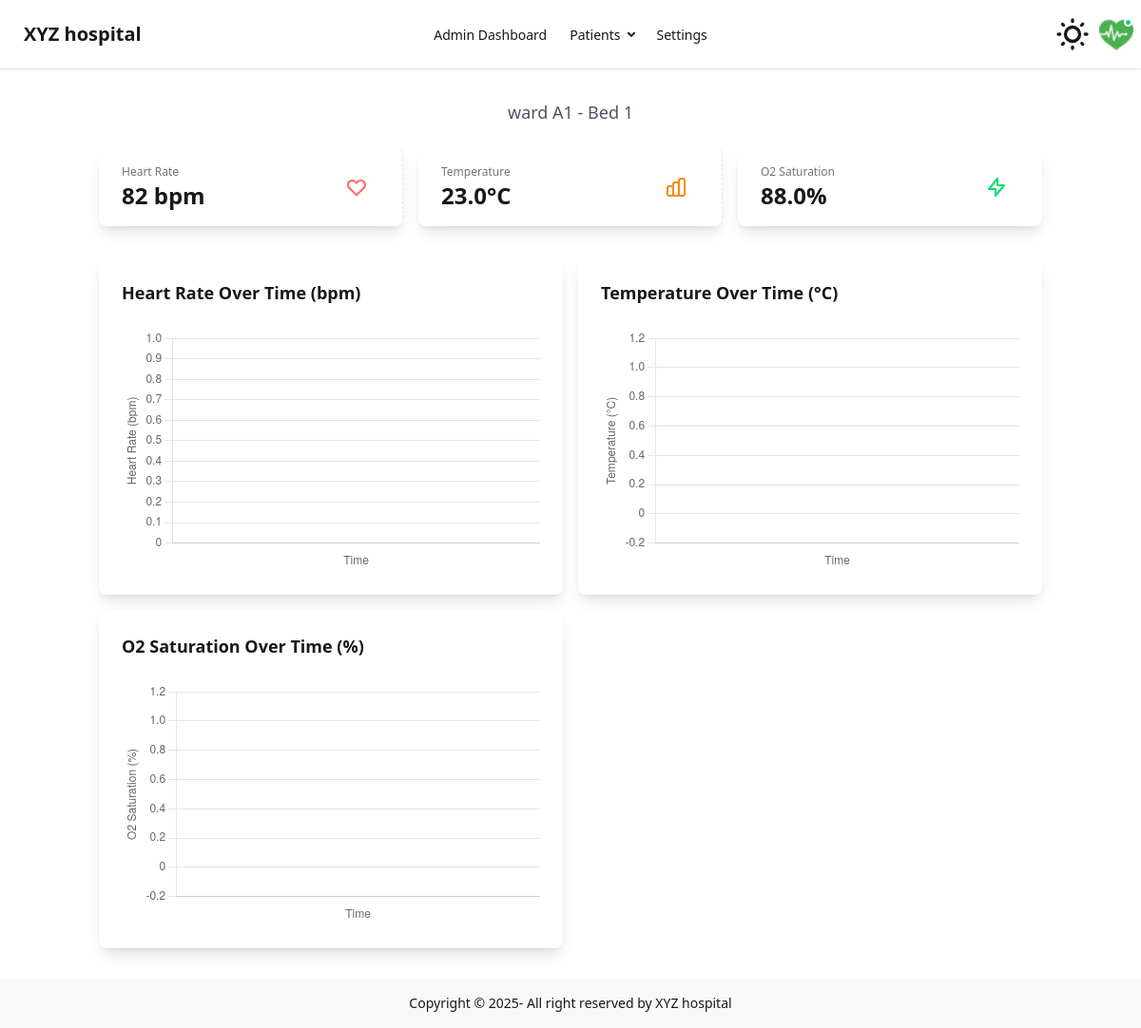
/patient/2/ (signed in), run on an earlier commit of the app's database.
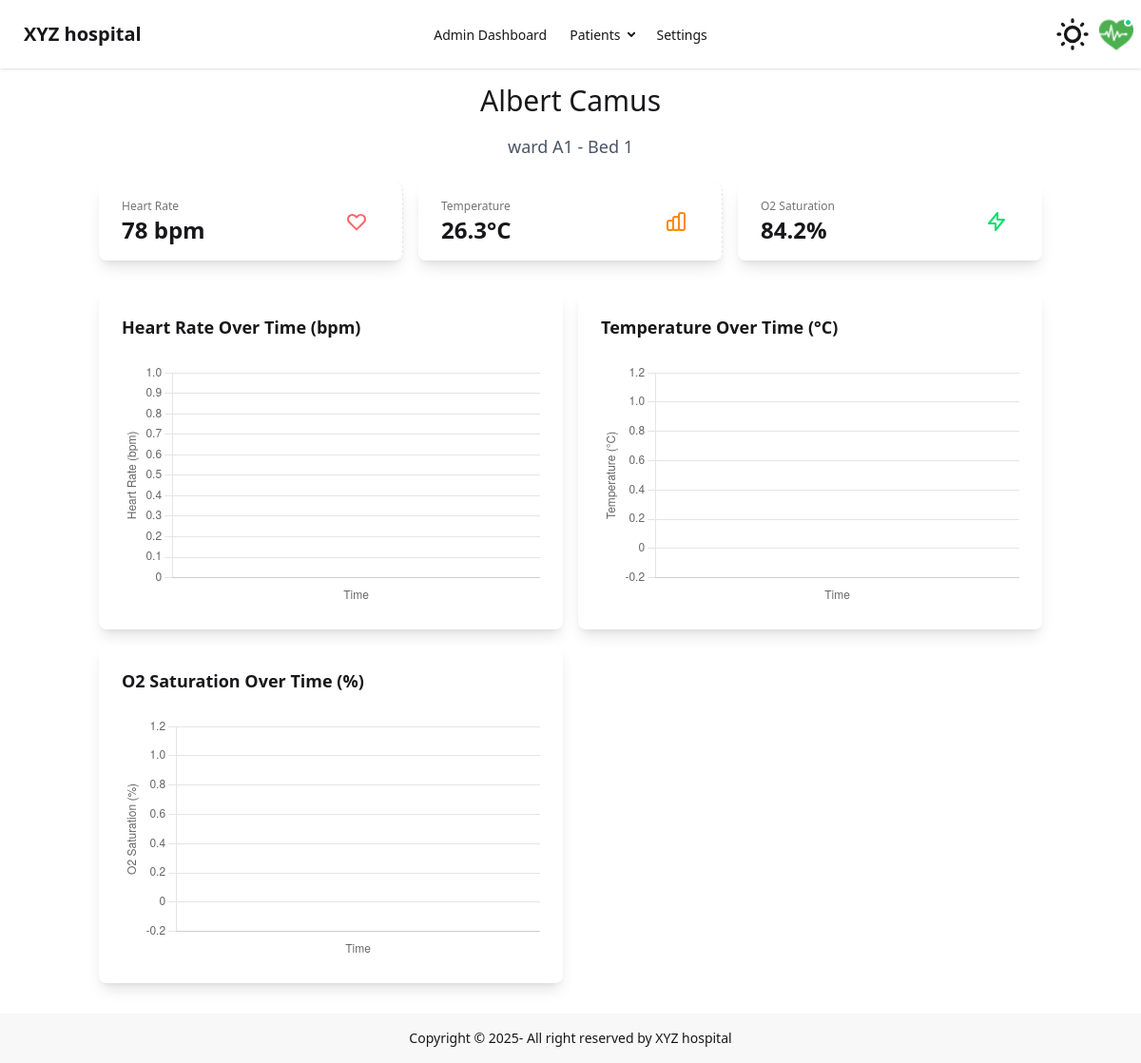
And on a later commit of the database.
### data_management/models.py (models this page shows, shortened)
class Patient(models.Model):
    user = models.OneToOneField(CustomUser, on_delete=models.CASCADE, primary_key=True)
    ward = models.ForeignKey(Ward, on_delete=models.CASCADE, related_name='patients')
    bed = models.OneToOneField(Bed, on_delete=models.SET_NULL, related_name="patient", null=True, blank=True)
    first_admission_date = models.DateField(auto_now_add=True)
    national_id = models.IntegerField(unique=True, null=True, blank=True, help_text="National ID or equivalent identification number")

class Ward(models.Model):
    name = models.CharField(max_length=100, unique=True)
    slug = models.SlugField(max_length=60, unique=True)
    description = models.TextField(max_length=500, null=True, blank=True)
    location = models.CharField(max_length=100, null=True, blank=True)
    microcontroller = models.OneToOneField(
        Microcontroller,
        on_delete=models.SET_NULL,
        null=True,
        blank=True,
        related_name='assigned_ward'
    )

class Bed(models.Model):
    ward = models.ForeignKey(Ward, on_delete=models.CASCADE, related_name="beds")
    bed_number = models.IntegerField()
    microcontroller = models.OneToOneField(
        Microcontroller,
        on_delete=models.SET_NULL,
        null=True,
        blank=True,
        related_name='assigned_bed'
    )
    class Meta:
        constraints = [
            models.UniqueConstraint(fields=["ward", "bed_number"], name="unique_bed_per_ward")
        ]

class PatientVitals(models.Model):
    patient = models.ForeignKey(Patient, on_delete=models.CASCADE)
    temperature = models.FloatField()
    heart_rate = models.IntegerField()
    oxygen_saturation = models.FloatField()
    timestamp = models.DateTimeField(auto_now_add=True)
    class Meta:
        verbose_name_plural = "Patient Vitals"
        ordering = ['-timestamp']

class CustomUser(AbstractUser):
    is_doctor = models.BooleanField(default=False)
    is_patient = models.BooleanField(default=False)
    email = models.EmailField(unique=True, blank=True, null=True)

### data_management/views.py (the view)
# urls.py: path('patient/<int:patient_id>/', views.patient_details, name='patient_detail'),
def patient_details(request, patient_id):
    patient = get_object_or_404(Patient, pk=patient_id)
    latest_vitals = PatientVitals.objects.filter(patient=patient).order_by('-timestamp').first()
    context = {
        'patient': patient,
        'latest_vitals': latest_vitals,
    }
    return render(request, 'data_management/patient.html', context)

### templates/data_management/patient.html (shortened to what this page needs)
{% extends "data_management/layout/base.html" %}
{% block content %}
{% include "data_management/layout/navbar.html" %}
<div class="container mx-auto px-4">
    <div class="flex justify-center items-center text-3xl my-4">
        <h1>{{ patient.user.get_full_name }}</h1>
    </div>
    <div class="text-center mb-6">
        <p class="text-lg text-gray-600">
            {{ patient.ward.name }} -
            {% if patient.bed %}
                Bed {{ patient.bed.bed_number }}
            {% else %}
                No bed assigned
            {% endif %}
        </p>
    </div>
    <div
        hx-get="{% url 'patient-vitals-status' patient_id=patient.pk %}"
        hx-trigger="every 2s"
        hx-swap="innerHTML"
    >
        {% include "data_management/snippets/patient-vitals-status.html" %}
    </div>
    {% include "data_management/snippets/patient-vitals-charts.html" %}
</div>
{% include "data_management/layout/footer.html" %}
{% endblock content %}

### templates/data_management/layout/base.html (shortened to what this page needs)
{% load static %}
<!DOCTYPE html>
<html lang="en">
<head>
    <link rel="stylesheet" href="{% static 'css/styles.css' %}">
</head>
<body class="min-h-screen">
    {% block content %}
    {% endblock content %}
</body>
</html>

### templates/data_management/layout/navbar.html (shortened to what this page needs)
{% load static %}
<div class="navbar shadow-sm bg-base-100">
  <div class="navbar-start">
    <a class="btn btn-ghost text-xl" href="{% url "dashboard" %}">XYZ hospital</a>
  </div>
  <div class="navbar-center hidden lg:flex">
    <ul class="menu menu-horizontal px-1">
      <li><a href="/admin">Admin Dashboard</a></li>
      <li>
        <details class="z-10">
          <summary>Patients</summary>
        </details>
      </li>
      <li><a>Settings</a></li>
    </ul>
  </div>
  <div class="navbar-end">
    <label class="swap swap-rotate m-2">
  <input type="checkbox" class="theme-controller" />
</label>
    {% if request.user.is_authenticated %}
    <div class="avatar avatar-online avatar-placeholder">
     <div class="w-9">
      <img src="{% static "images/heart-with-pulse.png" %}"></img>
    </div>
    </div>
    {% else %}
      <span class="btn btn-link m-4"><a href="/admin">Login</a></span>
     {% endif %}
  </div>
</div>

### templates/data_management/snippets/patient-vitals-status.html (shortened to what this page needs)
<div class="grid grid-cols-1 md:grid-cols-3 gap-4 mb-8">
    {% if latest_vitals %}
    <div class="stat rounded-lg shadow-lg">
        <div class="stat-figure">
            <div class="w-12 h-12 rounded-full flex items-center justify-center text-red-400">
                <svg xmlns="http://www.w3.org/2000/svg" class="h-6 w-6" fill="none" viewBox="0 0 24 24" stroke="currentColor">
                    <path stroke-linecap="round" stroke-linejoin="round" stroke-width="2" d="M4.318 6.318a4.5 4.5 0 000 6.364L12 20.364l7.682-7.682a4.5 4.5 0 00-6.364-6.364L12 7.636l-1.318-1.318a4.5 4.5 0 00-6.364 0z" />
                </svg>
            </div>
        </div>
        <div class="stat-title">Heart Rate</div>
        <div class="stat-value text-2xl">{{ latest_vitals.heart_rate }} bpm</div>
    </div>
    <div class="stat rounded-lg shadow-lg">
        <div class="stat-figure">
            <div class="w-12 h-12 rounded-full flex items-center justify-center text-orange-400">
            </div>
        </div>
        <div class="stat-title">Temperature</div>
        <div class="stat-value text-2xl">{{ latest_vitals.temperature|floatformat:1 }}°C</div>
    </div>
    <div class="stat rounded-lg shadow-lg">
        <div class="stat-figure">
            <div class="w-12 h-12 rounded-full flex items-center justify-center text-green-400">
                <svg xmlns="http://www.w3.org/2000/svg" class="h-6 w-6" fill="none" viewBox="0 0 24 24" stroke="currentColor">
                    <path stroke-linecap="round" stroke-linejoin="round" stroke-width="2" d="M13 10V3L4 14h7v7l9-11h-7z" />
                </svg>
            </div>
        </div>
        <div class="stat-title">O2 Saturation</div>
        <div class="stat-value text-2xl">{{ latest_vitals.oxygen_saturation|floatformat:1 }}%</div>
    </div>
    {% else %}
    <div class="col-span-3 alert alert-warning">
        <span>No vital signs data available for this patient.</span>
    </div>
    {% endif %}
</div>

### templates/data_management/snippets/patient-vitals-charts.html (shortened to what this page needs)
<div class="grid grid-cols-1 lg:grid-cols-2 xl:grid-cols-3 gap-4 mb-8 mt-4">
    <div class="card bg-base-100 shadow-lg">
        <div class="card-body">
            <h3 class="card-title text-lg mb-4">Heart Rate Over Time (bpm)</h3>
            <div class="w-full h-64">
                <canvas id="heartRateChart"></canvas>
            </div>
        </div>
    </div>
    <div class="card bg-base-100 shadow-lg">
        <div class="card-body">
            <h3 class="card-title text-lg mb-4">Temperature Over Time (°C)</h3>
            <div class="w-full h-64">
                <canvas id="temperatureChart"></canvas>
            </div>
        </div>
    </div>
    <div class="card bg-base-100 shadow-lg">
        <div class="card-body">
            <h3 class="card-title text-lg mb-4">O2 Saturation Over Time (%)</h3>
            <div class="w-full h-64">
                <canvas id="oxygenChart"></canvas>
            </div>
        </div>
    </div>
</div>

### templates/data_management/layout/footer.html
<footer class="footer sm:footer-horizontal footer-center bg-base-200 text-base-content p-4">
  <aside>
    <p>Copyright © 2025- All right reserved by XYZ hospital</p>
  </aside>
</footer>

What changed in the data, as far as the page shows it:
no longer on this page (row unchanged): PatientVitals: heart_rate "82", temperature "23.0", oxygen_saturation "88.0"
changed through a linked row, Patient "ward A1": user.get_full_name (not shown) → "Albert Camus"
added PatientVitals: heart_rate "78", temperature "26.3", oxygen_saturation "84.2"
